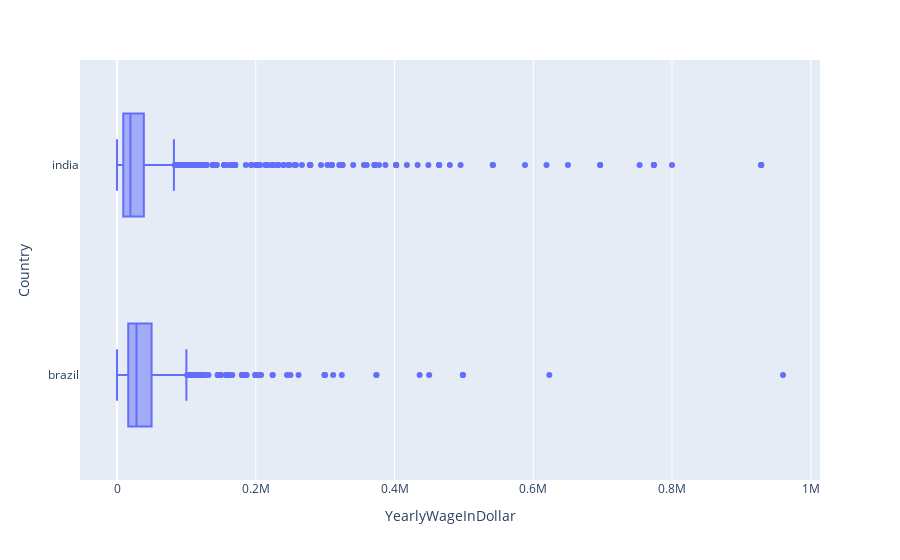

The notebook cell this image was saved under:
### Markdown cell above
comparando com boxplots, a diferença visual maior corresponde com p-value mais baixo, não sei se isso é útil

### Code cell
px.box(df_aux1[df_aux1['Country'].isin(['brazil', 'india'])], x ='YearlyWageInDollar', y="Country")

### Figure 1 — Plotly figure (JSON) as saved in the notebook; plotly's stock layout.template omitted (floating-point values rounded to 4 significant figures; data arrays with more than 128 entries replaced by an {"elided": "..."} marker saying what was removed)
{"data": [{"alignmentgroup": "True", "hovertemplate": "YearlyWageInDollar=%{x}<br>Country=%{y}<extra></extra>", "legendgroup": "", "marker": {"color": "#636efa"}, "name": "", "notched": false, "offsetgroup": "", "orientation": "h", "showlegend": false, "type": "box", "x": {"elided": "3222 int values"}, "x0": " ", "xaxis": "x", "y": {"elided": "3222 str values"}, "y0": " ", "yaxis": "y"}], "layout": {"boxmode": "group", "legend": {"tracegroupgap": 0}, "margin": {"t": 60}, "xaxis": {"anchor": "y", "domain": [0, 1], "title": {"text": "YearlyWageInDollar"}}, "yaxis": {"anchor": "x", "domain": [0, 1], "title": {"text": "Country"}}}}
